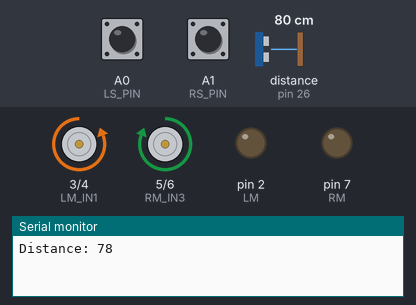
Bench run of a sketch on a simulated Arduino Mega 2560, built with avr-gcc and run on an emulated ATmega2560. Parts: motor-driver pin pairs drawn as motors (green arrow = first pin HIGH = forward, orange = second pin HIGH = backward, longer = more drive), output pins drawn as LEDs (lit = HIGH), the last lines printed to the serial monitor. Wiring (inferred from the names in the program): ultrasonic range finder: trigger pin 24; echo pin 26. The inputs (shaded band) are chosen by the test bench; at power-on: distance to the obstacle (sensor on pin 26) 80 cm, A0 (LS_PIN) HIGH, A1 (RS_PIN) HIGH. The echo pulse lasts 58.3 µs per cm; pins used as bus, display or sensor lines are not drawn.

Above: at 1.2 s.
1.3 s: distance to the obstacle (sensor on pin 26) set to 35 cm
At 4.0 s:
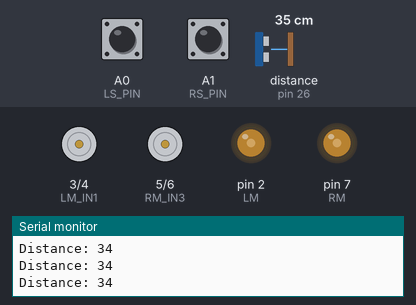
4.3 s: distance to the obstacle (sensor on pin 26) set to 28 cm
At 5.6 s:
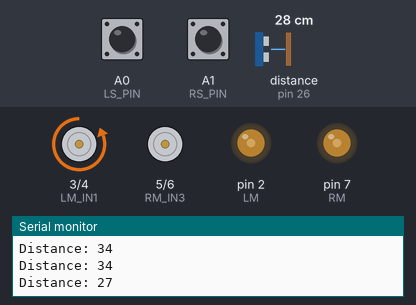
At 6.7 s:
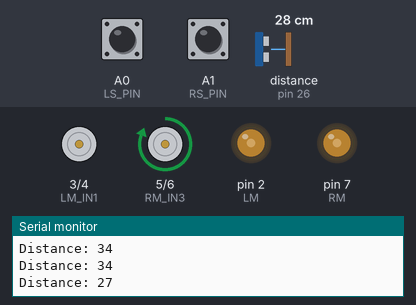
Timing chart, 0 to 14.9 s (numbered marks = the images above; inputs shaded):
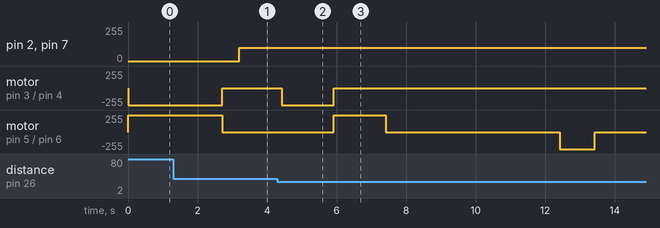

Measured:
- the behaviour switches between 32 and 31 cm on distance to the obstacle (sensor on pin 26) (found by bisection; images 1 and 2)
- after the input at 4.3 s, motor on pin 3 (LM_IN1) / pin 4 (LM_IN2): stopped → backward 255/255 after 0.12 s, → stopped 1.5 s later; motor on pin 5 (RM_IN3) / pin 6 (RM_IN4): stopped → forward 255/255 after 1.6 s, → stopped 1.5 s later, → backward 255/255 5.0 s later, → stopped 1.0 s later

The sketch:

12SmartSystems-FinalPrototypeIteration01.ino
```cpp
// ITERATION #1 - 29.11.2020
// 1. ADDED LINE FOLLOWER FUNCTIONALITY (TESTET OK - 29.11.2020).
// 2. ADDED 180 DEGREES TURN WHEN DETECTING DOUBLE BLACK LINE (TESTET OK - 29.11.2020).
// 3. ADDED FULL STOP (POWER SAVING) WHEN RETURNING TO INITIAL POSITION (TESTET OK - 29.11.2020).
// 4. ADDED ULTRASONIC SENSOR CODE (TESTET OK - 29.11.2020).

/* EACH ENTRY IN THE ARRAY REPRESENTS ONE PLANT */
bool hasBeenWatered = false;

/* CHECKS IF THE PLANT IS CURRENTLY BEING WATERED */
bool isBeingWatered;

/* ULTRASONIC OUTPUTS */
const int triggerPin = 24;
const int echoPin = 26;

/* ULTRASONIC READINGS */
long duration;
int distance;

/* LEFT MOTOR INPUTS */
int LM = 2;
int LM_IN1 = 3;
int LM_IN2 = 4;

/* RIGHT MOTOR INPUTS */
int RM = 7;
int RM_IN3 = 5;
int RM_IN4 = 6;

/* DEFINES MAXIMUM MOTOR SPEED. THIS CAN GO UP TO 255. WILL BE USING 60 UNDER TESTING */
int maxSpeed = 100;

/* IR-SENSOR READINGS. LS = LEFT SIDE | RS = RIGHT SIDE */
int LS_PIN = A0;
int RS_PIN = A1;
int LS_STATE;
int RS_STATE;

/* COUNTER TO SEE HOW MANY TIMES DOUBLE BLACK LINES HAVE ACCURED */
int blackLineCounter;

void setup()
{
  /* SET THE 'triggerPin' AS OUTPUT AND THE 'echoPin' AS INPUT */
  pinMode(triggerPin, OUTPUT);
  pinMode(echoPin, INPUT);

  /* ALL MOTOR CONNECTIONS ARE SET TO OUTPUT */
  pinMode(LM, OUTPUT);
  pinMode(RM, OUTPUT);
  pinMode(LM_IN1, OUTPUT);
  pinMode(LM_IN2, OUTPUT);
  pinMode(RM_IN3, OUTPUT);
  pinMode(RM_IN4, OUTPUT);

  /* GEAR MOTORS ARE SET TO OFF IN THE INITIAL STATE */
  digitalWrite(LM_IN1, LOW);
  digitalWrite(LM_IN2, LOW);
  digitalWrite(RM_IN3, LOW);
  digitalWrite(RM_IN4, LOW);

  blackLineCounter = 0;

  Serial.begin(9600);
}

void loop()
{
  /* UPDATING LEFT AND RIGHT SENSOR STATES CONTINOUSLY */
  LineFollowerUpdate();

  /* CLEARING THE 'triggerPin' */
  TriggerPinClear();

  /* SET THE 'triggerPin' to HIGH STATE FOR ABOUT 10 MICRO SECONDS AND THEN CLEARS IT */
  TriggerHighLowClear();

  /* READS THE 'echoPin' BEFORE RETURNING THE SOUND WAVE TRAVEL TIME IN MICRO SECONDS */
  duration = pulseIn(echoPin, HIGH);

  /* USED TO CALCULATE THE DISTANCE OF THE OBJECT RECIEVED FROM THE ULTRASONIC SENSOR */
  distance= duration*0.034/2;

  /* PRINTS THE DISTANCE ON THE MONITOR - JUST FOR TESTING PURPOSES */
  PrintUltrasonicDistance();

  /* FOR PLANT NUMBER 1 */
  if ((!hasBeenWatered) && (distance <= 30))
  {
    delay(100);
    isBeingWatered = true;

    while (isBeingWatered)
    {
      StopVehicleObsticle();

      /* SET THE TRIGGERPIN TO LOW TO BE ABLE TO TURN */
      TriggerPinClear();

      // VEHICLE SHOULD TURN RIGHT BY 90 DEGREES HERE!
      TurnVehicleLeftReverse();
      delay(1500);
      TurnVehicleRight();
      delay(1500);

      /* STOPPING THE VEHICLE  */
      StopVehicleObsticle();

      /* ADD CRANE AND WATERING OPERATIONS HERE - ADDING 5 SECONDS DELAY JUST FOR TESTING */
      delay(5000);

      /* VEHICLE SHOULD TURN RIGHT BY 90 DEGREES HERE! */
      TurnVehicleLeft();
      TurnVehicleRightReverse();
      delay(1000);

      TriggerHighLowClear();
      isBeingWatered = false;
    }

    hasBeenWatered = true;
  }

  /* IF THE STATEMENT EVALUATES TO TRUE - THAN THE VEHICLE SHOULD MOVE FORWARD. */
  else if(!(digitalRead(LS_PIN)) && !(digitalRead(RS_PIN)))
  {
    MoveVehicleForward(maxSpeed);
  }

  /* IF THE STATEMENT EVALUATES TO TRUE - THAN THE VEHICLE SHOULD TURN TO THE RIGHT. */
  else if(!digitalRead(LS_PIN) && digitalRead(RS_PIN))
  {
    TurnVehicleRight();
  }

  /* IF THE STATEMENT EVALUATES TO TRUE - THAN THE VEHICLE SHOULD TURN TO THE LEFT. */
  else if(digitalRead(LS_PIN) && (!digitalRead(RS_PIN)))
  {
    TurnVehicleLeft();
  }

  /* IF THE STATEMENT EVALUATES TO TRUE - THAN THE VEHICLE SHOULD STOP. */
  else if(digitalRead(LS_PIN) && digitalRead(RS_PIN))
  {
    StopVehicleBlackLines(maxSpeed);
  }
}

void PrintUltrasonicDistance()
{
  Serial.print("Distance: ");
  Serial.println(distance);
}

void TriggerPinClear()
{
  digitalWrite(triggerPin, LOW);
  delayMicroseconds(2);
}

void TriggerHighLowClear()
{
  digitalWrite(triggerPin, HIGH);
  delayMicroseconds(10);
  digitalWrite(triggerPin, LOW);
}

void LineFollowerUpdate()
{
  LS_STATE = digitalRead(LS_PIN);
  RS_STATE = digitalRead(RS_PIN);
}

/* FUNCTION TO STOP THE VEHICLE BECAUSE OF OBSTICLES */
void StopVehicleObsticle()
{
  digitalWrite(LM_IN1, LOW);
  digitalWrite(LM_IN2, LOW);
  digitalWrite(RM_IN3, LOW);
  digitalWrite(RM_IN4, LOW);
}

/* FUNCTION TO STOP THE VEHICLE BECAUSE OF DOUBLE BLACK LINES */
void StopVehicleBlackLines(int maxSpeed)
{
  blackLineCounter++;
  StopVehicleObsticle();

  TriggerPinClear();

  if (blackLineCounter < 2)
  {
    // ----- The vehicle should turn left or right by 180 degrees ------

    TurnVehicleTest();
    delay(2700);

    /* THE VEHICLE WILL MOVE FORWARD AFTER TURNING */
    TriggerHighLowClear();

    StopVehicleObsticle();
    delay(500);
    MoveVehicleForward(maxSpeed);
  }
}

/* FUNCTION TO MAKE THE VEHICLE MOVE FORWARDS */
void MoveVehicleForward(int maxSpeed)
{
  analogWrite(LM, maxSpeed);
  analogWrite(RM, maxSpeed);
  digitalWrite(LM_IN1, HIGH);
  digitalWrite(LM_IN2, LOW);
  digitalWrite(RM_IN3, HIGH);
  digitalWrite(RM_IN4, LOW);
}

/* FUNCTION TO MAKE THE VEHICLE MOVE TO THE LEFT */
void TurnVehicleLeft()
{
  digitalWrite(LM_IN1, HIGH);
  digitalWrite(LM_IN2, LOW);
  digitalWrite(RM_IN3, LOW);
  digitalWrite(RM_IN4, LOW);
}

/* FUNCTION TO MAKE THE VEHICLE MOVE TO THE LEFT IN REVERSE */
void TurnVehicleLeftReverse()
{
  digitalWrite(LM_IN1, LOW);
  digitalWrite(LM_IN2, HIGH);
  digitalWrite(RM_IN3, LOW);
  digitalWrite(RM_IN4, LOW);
}

/* FUNCTION TO MAKE THE VEHICLE MOVE TO THE RIGHT */
void TurnVehicleRight()
{
  digitalWrite(LM_IN1, LOW);
  digitalWrite(LM_IN2, LOW);
  digitalWrite(RM_IN3, HIGH);
  digitalWrite(RM_IN4, LOW);
}

/* FUNCTION TO MAKE THE VEHICLE MOVE TO THE RIGHT IN REVERSE */
void TurnVehicleRightReverse()
{
  digitalWrite(LM_IN1, LOW);
  digitalWrite(LM_IN2, LOW);
  digitalWrite(RM_IN3, LOW);
  digitalWrite(RM_IN4, HIGH);
}

void TurnVehicleTest()
{
  digitalWrite(LM_IN1, LOW);
  digitalWrite(LM_IN2, HIGH);
  digitalWrite(RM_IN3, HIGH);
  digitalWrite(RM_IN4, LOW);
}
```
